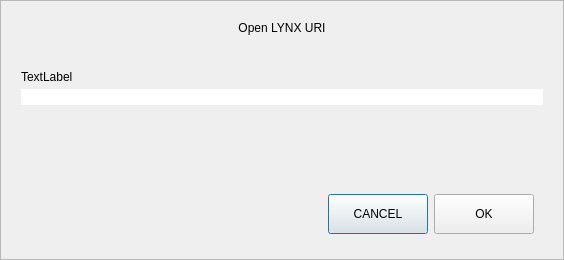
<?xml version="1.0" encoding="UTF-8"?>
<ui version="4.0">
 <class>OpenURIDialog</class>
 <widget class="QDialog" name="OpenURIDialog">
  <property name="geometry">
   <rect>
    <x>0</x>
    <y>0</y>
    <width>564</width>
    <height>260</height>
   </rect>
  </property>
  <property name="windowTitle">
   <string>Open URI</string>
  </property>
  <layout class="QVBoxLayout" name="verticalLayout">
   <property name="spacing">
    <number>0</number>
   </property>
   <property name="leftMargin">
    <number>0</number>
   </property>
   <property name="topMargin">
    <number>0</number>
   </property>
   <property name="rightMargin">
    <number>0</number>
   </property>
   <property name="bottomMargin">
    <number>0</number>
   </property>
   <item>
    <widget class="QFrame" name="frame">
     <property name="frameShape">
      <enum>QFrame::StyledPanel</enum>
     </property>
     <property name="frameShadow">
      <enum>QFrame::Raised</enum>
     </property>
     <layout class="QVBoxLayout" name="verticalLayout_2">
      <property name="spacing">
       <number>5</number>
      </property>
      <property name="leftMargin">
       <number>20</number>
      </property>
      <property name="topMargin">
       <number>20</number>
      </property>
      <property name="rightMargin">
       <number>20</number>
      </property>
      <property name="bottomMargin">
       <number>16</number>
      </property>
      <item>
       <widget class="QLabel" name="labelTitle">
        <property name="text">
         <string>Open LYNX URI</string>
        </property>
        <property name="alignment">
         <set>Qt::AlignCenter</set>
        </property>
       </widget>
      </item>
      <item>
       <spacer name="verticalSpacer_2">
        <property name="orientation">
         <enum>Qt::Vertical</enum>
        </property>
        <property name="sizeType">
         <enum>QSizePolicy::Fixed</enum>
        </property>
        <property name="sizeHint" stdset="0">
         <size>
          <width>20</width>
          <height>30</height>
         </size>
        </property>
       </spacer>
      </item>
      <item>
       <widget class="QLabel" name="labelSubtitle">
        <property name="text">
         <string notr="true">TextLabel</string>
        </property>
       </widget>
      </item>
      <item>
       <layout class="QHBoxLayout" name="horizontalLayout">
        <property name="spacing">
         <number>0</number>
        </property>
        <item>
         <widget class="QValidatedLineEdit" name="uriEdit">
          <property name="styleSheet">
           <string notr="true">#uriEdit{
	border-top-right-radius:0px;
	border-bottom-right-radius:0px;
}</string>
          </property>
         </widget>
        </item>
       </layout>
      </item>
      <item>
       <spacer name="verticalSpacer">
        <property name="orientation">
         <enum>Qt::Vertical</enum>
        </property>
        <property name="sizeHint" stdset="0">
         <size>
          <width>20</width>
          <height>40</height>
         </size>
        </property>
       </spacer>
      </item>
      <item>
       <widget class="QWidget" name="widget" native="true">
        <property name="minimumSize">
         <size>
          <width>0</width>
          <height>50</height>
         </size>
        </property>
        <layout class="QHBoxLayout" name="horizontalLayout_2">
         <item>
          <spacer name="horizontalSpacer">
           <property name="orientation">
            <enum>Qt::Horizontal</enum>
           </property>
           <property name="sizeHint" stdset="0">
            <size>
             <width>289</width>
             <height>20</height>
            </size>
           </property>
          </spacer>
         </item>
         <item>
          <widget class="QPushButton" name="pushButtonCancel">
           <property name="minimumSize">
            <size>
             <width>100</width>
             <height>40</height>
            </size>
           </property>
           <property name="text">
            <string>CANCEL</string>
           </property>
          </widget>
         </item>
         <item>
          <widget class="QPushButton" name="pushButtonOK">
           <property name="minimumSize">
            <size>
             <width>100</width>
             <height>40</height>
            </size>
           </property>
           <property name="text">
            <string>OK</string>
           </property>
          </widget>
         </item>
        </layout>
       </widget>
      </item>
     </layout>
    </widget>
   </item>
  </layout>
 </widget>
 <customwidgets>
  <customwidget>
   <class>QValidatedLineEdit</class>
   <extends>QLineEdit</extends>
   <header>qvalidatedlineedit.h</header>
  </customwidget>
 </customwidgets>
 <resources/>
 <connections/>
</ui>
